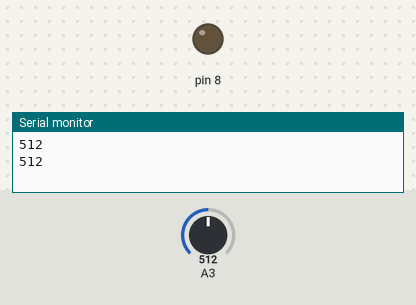
Bench run of a sketch on a simulated Arduino Uno, built with avr-gcc and run on an emulated ATmega328P. On the bench: output pins drawn as LEDs (lit = HIGH), the last lines printed to the serial monitor. The test bench sets the inputs (shaded band); at power-on: A3 = 512.

Above: at 1.8 s.
1.9 s: A3 set to 522
At 3.2 s:
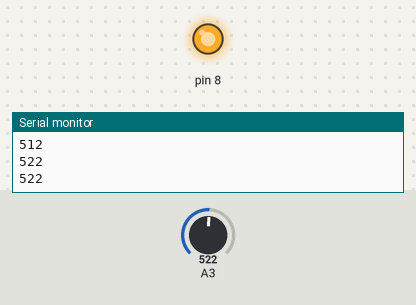
3.5 s: A3 set to 511
At 4.9 s:
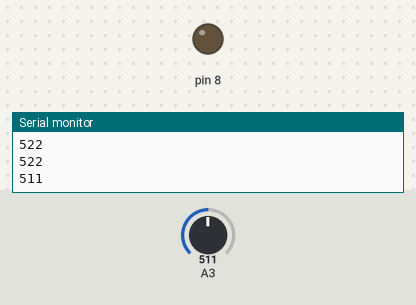
5.5 s: A3 set to 716
At 6.4 s:
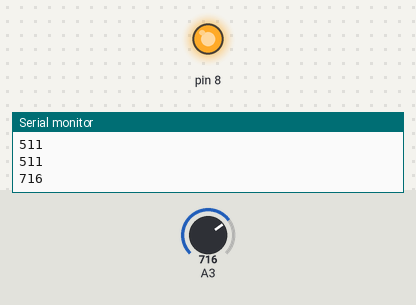
Timing chart, 0 to 8.5 s (numbered marks = the images above; inputs shaded):
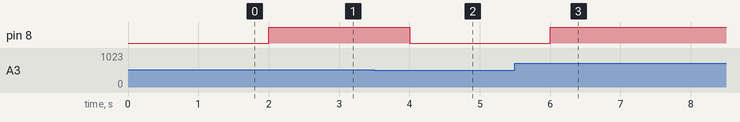

The sketch:

PHOTORESISTOR.ino
```cpp
void setup() {
  pinMode(A3, INPUT);
  pinMode(8, OUTPUT);
  Serial.begin(9600);
}

void loop() {
 int value = analogRead(A3);
 Serial.println(value);
 analogWrite(8, map(value, 0, 1022, 0, 255));
 delay(1000);

}
```

Measured:
- the behaviour switches between 513 and 514 on A3 (found by bisection; images 0 and 1)
- after the input at 1.9 s, pin 8: LOW → HIGH after 0.10 s
- after the input at 3.5 s, pin 8: HIGH → LOW after 0.50 s
- after the input at 5.5 s, pin 8: LOW → HIGH after 0.50 s
